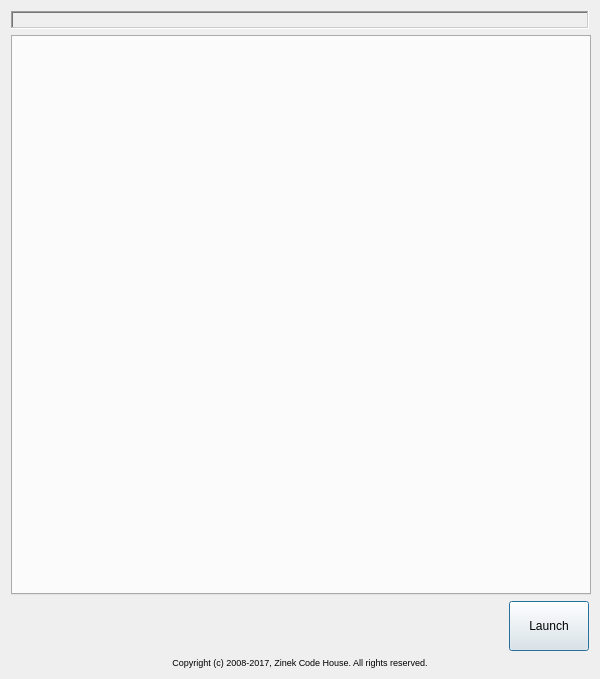
<?xml version="1.0" encoding="UTF-8"?>
<ui version="4.0">
 <class>ZELNLauncherWindow</class>
 <widget class="QDialog" name="ZELNLauncherWindow">
  <property name="geometry">
   <rect>
    <x>0</x>
    <y>0</y>
    <width>600</width>
    <height>679</height>
   </rect>
  </property>
  <property name="minimumSize">
   <size>
    <width>600</width>
    <height>0</height>
   </size>
  </property>
  <property name="maximumSize">
   <size>
    <width>600</width>
    <height>16777215</height>
   </size>
  </property>
  <property name="windowTitle">
   <string>Zinek Launcher</string>
  </property>
  <property name="windowIcon">
   <iconset resource="ZELNLauncher.qrc">
    <normaloff>:/ZELNLauncher/Resources/ZinekEngine.ico</normaloff>:/ZELNLauncher/Resources/ZinekEngine.ico</iconset>
  </property>
  <property name="styleSheet">
   <string notr="true">QScrollArea { background: transparent; }
QScrollArea &gt; QWidget &gt; QWidget { background: transparent; }</string>
  </property>
  <layout class="QVBoxLayout" name="verticalLayout_6">
   <item>
    <widget class="QLabel" name="label_8">
     <property name="sizePolicy">
      <sizepolicy hsizetype="Ignored" vsizetype="Preferred">
       <horstretch>0</horstretch>
       <verstretch>0</verstretch>
      </sizepolicy>
     </property>
     <property name="maximumSize">
      <size>
       <width>16777215</width>
       <height>175</height>
      </size>
     </property>
     <property name="frameShape">
      <enum>QFrame::WinPanel</enum>
     </property>
     <property name="frameShadow">
      <enum>QFrame::Sunken</enum>
     </property>
     <property name="text">
      <string/>
     </property>
     <property name="pixmap">
      <pixmap resource="ZELNLauncher.qrc">:/ZELNLauncher/Logo.png</pixmap>
     </property>
     <property name="alignment">
      <set>Qt::AlignBottom|Qt::AlignLeading|Qt::AlignLeft</set>
     </property>
    </widget>
   </item>
   <item>
    <widget class="QTabWidget" name="tabWidgets">
     <property name="sizePolicy">
      <sizepolicy hsizetype="Expanding" vsizetype="Expanding">
       <horstretch>0</horstretch>
       <verstretch>0</verstretch>
      </sizepolicy>
     </property>
     <property name="minimumSize">
      <size>
       <width>580</width>
       <height>0</height>
      </size>
     </property>
     <property name="maximumSize">
      <size>
       <width>580</width>
       <height>16777215</height>
      </size>
     </property>
     <property name="currentIndex">
      <number>-1</number>
     </property>
    </widget>
   </item>
   <item>
    <layout class="QHBoxLayout" name="horizontalLayout">
     <item>
      <spacer name="horizontalSpacer">
       <property name="orientation">
        <enum>Qt::Horizontal</enum>
       </property>
       <property name="sizeHint" stdset="0">
        <size>
         <width>40</width>
         <height>20</height>
        </size>
       </property>
      </spacer>
     </item>
     <item>
      <widget class="QPushButton" name="btnLaunch">
       <property name="sizePolicy">
        <sizepolicy hsizetype="Minimum" vsizetype="Minimum">
         <horstretch>0</horstretch>
         <verstretch>0</verstretch>
        </sizepolicy>
       </property>
       <property name="minimumSize">
        <size>
         <width>0</width>
         <height>50</height>
        </size>
       </property>
       <property name="text">
        <string>Launch</string>
       </property>
      </widget>
     </item>
    </layout>
   </item>
   <item>
    <widget class="QLabel" name="label_6">
     <property name="sizePolicy">
      <sizepolicy hsizetype="Preferred" vsizetype="Fixed">
       <horstretch>0</horstretch>
       <verstretch>0</verstretch>
      </sizepolicy>
     </property>
     <property name="frameShape">
      <enum>QFrame::NoFrame</enum>
     </property>
     <property name="frameShadow">
      <enum>QFrame::Plain</enum>
     </property>
     <property name="text">
      <string>&lt;html&gt;&lt;head/&gt;&lt;body&gt;&lt;p align=&quot;center&quot;&gt;&lt;span style=&quot; font-size:7pt;&quot;&gt;Copyright (c) 2008-2017, Zinek Code House. All rights reserved.&lt;/span&gt;&lt;/p&gt;&lt;/body&gt;&lt;/html&gt;</string>
     </property>
    </widget>
   </item>
  </layout>
 </widget>
 <resources>
  <include location="ZELNLauncher.qrc"/>
 </resources>
 <connections/>
</ui>
